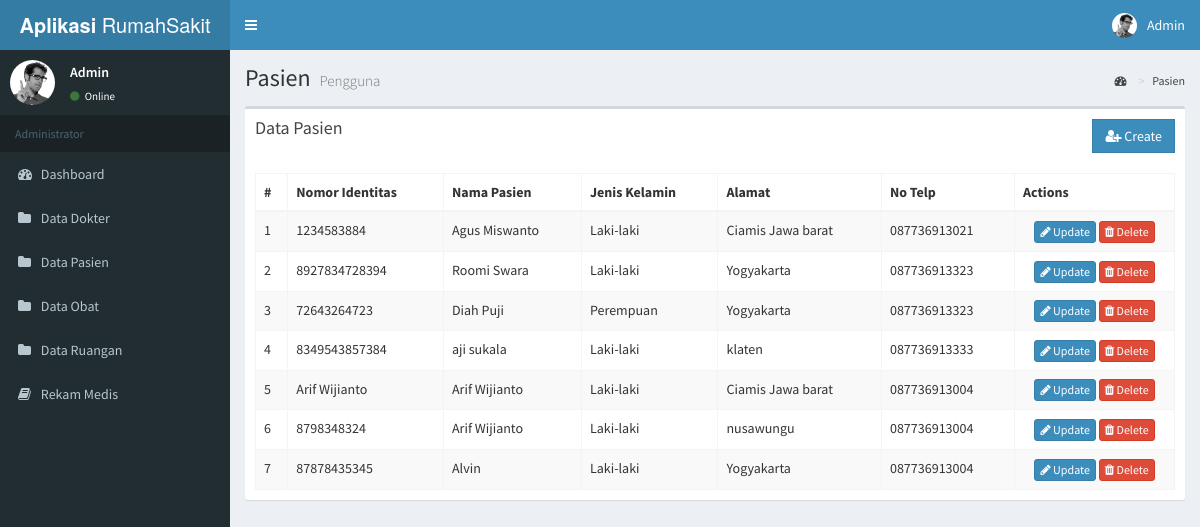
The page /index.php/apointment on the database its author committed.
### tables this page shows
CREATE TABLE `tb_user` (
  `user_id` int(11) NOT NULL,
  `username` varchar(40) NOT NULL,
  `password` varchar(40) NOT NULL,
  `name` varchar(100) NOT NULL,
  `address` varchar(200) DEFAULT NULL,
  `level` int(1) NOT NULL COMMENT '1:admin, 2:user'
);

CREATE TABLE `tb_pasien` (
  `id_pasien` int(11) NOT NULL,
  `nomor_identitas` varchar(30) NOT NULL,
  `nama_pasien` varchar(50) NOT NULL,
  `jenis_kelamin` enum('Laki-laki','Perempuan') NOT NULL,
  `alamat` varchar(50) NOT NULL,
  `no_telp` varchar(15) NOT NULL
);

### application/libraries/Template.php (called while the page is built)
<?php
Class Template {
    var $template_data = array();
    function set($name, $value)
    {
        $this->template_data[$name] = $value;
    }
    function load($template = '', $view = '', $view_data = array(), $return =FALSE)
    {
        $this->CI =& get_instance();
        $this->set('contents', $this->CI->load->view($view, $view_data, TRUE));
        return $this->CI->load->view($template, $this->template_data, $return);
    }
}

### application/controllers/Apointment.php (called while the page is built, shortened)
<?php
class Apointment extends CI_Controller {
	public function index()
	{
		$data['pasiens'] = $this->pasien_m->getDataPasien();
		$this->template->load('template', 'pasien/pasien_data',$data);
	}
}

### index.php (called while the page is built, shortened)
<?php
require_once BASEPATH.'core/CodeIgniter.php';

### application/models/Pasien_m.php (called while the page is built, shortened)
<?php
class Pasien_m extends CI_Model {
   public $tb_pasien ="tb_pasien";
    public function getDataPasien(){
        $query = $this->db->get($this->tb_pasien);
        return $query->result_array();
    }
}

### application/libraries/Fungsi.php (called while the page is built, shortened)
<?php
class Fungsi
{
    protected $ci;
    function __construct(){
        $this->ci =& get_instance();
    }
    function user_login(){
        $user_id = $this->ci->session->userdata('userid');
        $user_data = $this->ci->user_m->get($user_id)->row();
        return $user_data;
    }
}

### application/models/User_m.php (called while the page is built, shortened)
<?php
class User_m extends CI_Model {
    public function get($id = null){
        $this->db->from('tb_user');
        $query = $this->db->get();
        return $query;
    }
}

### application/views/pasien/pasien_data.php (the view, shortened to what this page needs)
<section class="content-header">
	<h1>
		Pasien
		<small>Pengguna</small>
	</h1>
	<ol class="breadcrumb">
		<li><a href="#"><i class="fa fa-dashboard"></i> </a></li>
		<li><a href="#">Pasien</a></li>
	</ol>
</section>
<section class="content">
	<div class="box">
		<div class="box-header">
			<h3 class="box-title">Data Pasien</h3>
			<div class="pull-right">
				<a href="<?=site_url('pasien/add')?>" class="btn btn-primary btn-flat">
					<i class="fa fa-user-plus"></i> Create
				</a>
			</div>
		</div>
		<div class="box-body table-responsive">
			<table class="table table-bordered table-striped">
				<thead>
					<tr>
						<th>#</th>
						<th>Nomor Identitas</th>
						<th>Nama Pasien</th>
						<th>Jenis Kelamin</th>
						<th>Alamat</th>
						<th>No Telp</th>
						<th>Actions</th>
					</tr>
				</thead>
				<tbody>
		 	<?php $no=1;?>
					<?php foreach($pasiens as $pasien): ?>
					<tr>
						<td><?php echo $no; ?></td>
						<td><?php echo $pasien['nomor_identitas'] ?></td>
						<td><?php echo $pasien['nama_pasien'] ?></td>
						<td><?php echo $pasien['jenis_kelamin'] ?></td>
						<td><?php echo $pasien['alamat'] ?></td>
						<td><?php echo $pasien['no_telp'] ?></td>
						<td class="text-center" width="160px">
							<a href="<?=site_url('pasien/update/'. $pasien['id_pasien'])?>" class="btn btn-primary btn-xs">
								<i class="fa fa-pencil"></i> Update
							</a>
							<div onclick="deletePasien(<?php echo $pasien['id_pasien'] ?>)" class="btn btn-danger btn-xs">
								<i class="fa fa-trash"></i> Delete
							</div>
						</td>
					</tr>
					<?php $no++;?>
					<?php endforeach; ?>
				</tbody>
			</table>
		</div>
	</div>
</section>

### application/views/template.php (shortened to what this page needs)
<!DOCTYPE html>
<html>
<head>
	<link rel="stylesheet" href="<?=base_url()?>assets/bower_components/bootstrap/dist/css/bootstrap.min.css">
	<link rel="stylesheet" href="<?=base_url()?>assets/bower_components/font-awesome/css/font-awesome.min.css">
	<link rel="stylesheet" href="<?=base_url()?>assets/bower_components/Ionicons/css/ionicons.min.css">
	<link rel="stylesheet" href="<?=base_url()?>assets/dist/css/AdminLTE.min.css">
	<link rel="stylesheet" href="<?=base_url()?>assets/dist/css/skins/_all-skins.min.css">
</head>
<body class="hold-transition skin-blue sidebar-mini">
	<div class="wrapper">
		<header class="main-header">
			<a href="<?=base_url()?>assets/index2.html" class="logo">
				<span class="logo-lg"><b>Aplikasi</b> RumahSakit</span>
			</a>
			<nav class="navbar navbar-static-top">
				<a href="#" class="sidebar-toggle" data-toggle="push-menu" role="button">
				</a>
				<div class="navbar-custom-menu">
					<ul class="nav navbar-nav">
						<li class="dropdown user user-menu">
							<a href="#" class="dropdown-toggle" data-toggle="dropdown">
								<img src="<?=base_url()?>assets/dist/img/user2-160x160.jpg" class="user-image" alt="User Image">
								<span class="hidden-xs"><?=ucfirst($this->fungsi->user_login()->username)?></span>
							</a>
						</li>
					</ul>
				</div>
			</nav>
		</header>
		<aside class="main-sidebar">
			<section class="sidebar">
				<div class="user-panel">
					<div class="pull-left image">
						<img src="<?=base_url()?>assets/dist/img/user2-160x160.jpg" class="img-circle" alt="User Image">
					</div>
					<div class="pull-left info">
						<p><?=ucfirst($this->fungsi->user_login()->username)?></p>
						<a href="#"><i class="fa fa-circle text-success"></i> Online</a>
					</div>
				</div>
				<ul class="sidebar-menu" data-widget="tree">
					<li class="header">Administrator</li>
					<li>
						<a href="<?=site_url('dashboard')?>">
							<i class="fa fa-dashboard"></i> <span>Dashboard</span>
						</a>
					</li>
					<li>
						<a href="<?=site_url('dokter')?>">
							<i class="fa fa-folder"></i> <span>Data Dokter</span>
						</a>
					</li>
          	<li>
						<a href="<?=site_url('pasien')?>">
							<i class="fa fa-folder"></i> <span>Data Pasien</span>
						</a>
					</li>
          	<li>
						<a href="<?=site_url('obat')?>">
							<i class="fa fa-folder"></i> <span>Data Obat</span>
						</a>
					</li>
          	<li>
						<a href="<?=site_url('ruangan')?>">
							<i class="fa fa-folder"></i> <span>Data Ruangan</span>
						</a>
					</li>
          	<li>
						<a href="<?=site_url('rekammedis')?>">
							<i class="fa fa-book"></i> <span>Rekam Medis</span>
						</a>
					</li>
				</ul>
			</section>
		</aside>
		<div class="content-wrapper">
			<?php echo $contents ?>
		</div>
	</div>
</body>
</html>

### rows shown on the page
tb_user: username "Admin"
tb_pasien: nomor_identitas "1234583884", nama_pasien "Agus Miswanto", jenis_kelamin "Laki-laki", alamat "Ciamis Jawa barat", no_telp "087736913021"
tb_pasien: nomor_identitas "8927834728394", nama_pasien "Roomi Swara", jenis_kelamin "Laki-laki", alamat "Yogyakarta", no_telp "087736913323"
tb_pasien: nomor_identitas "72643264723", nama_pasien "Diah Puji", jenis_kelamin "Perempuan", alamat "Yogyakarta", no_telp "087736913323"
tb_pasien: nomor_identitas "8349543857384", nama_pasien "aji sukala", jenis_kelamin "Laki-laki", alamat "klaten", no_telp "087736913333"
tb_pasien: nomor_identitas "Arif Wijianto", nama_pasien "Arif Wijianto", jenis_kelamin "Laki-laki", alamat "Ciamis Jawa barat", no_telp "087736913004"
tb_pasien: nomor_identitas "8798348324", nama_pasien "Arif Wijianto", jenis_kelamin "Laki-laki", alamat "nusawungu", no_telp "087736913004"
tb_pasien: nomor_identitas "87878435345", nama_pasien "Alvin", jenis_kelamin "Laki-laki", alamat "Yogyakarta", no_telp "087736913004"
